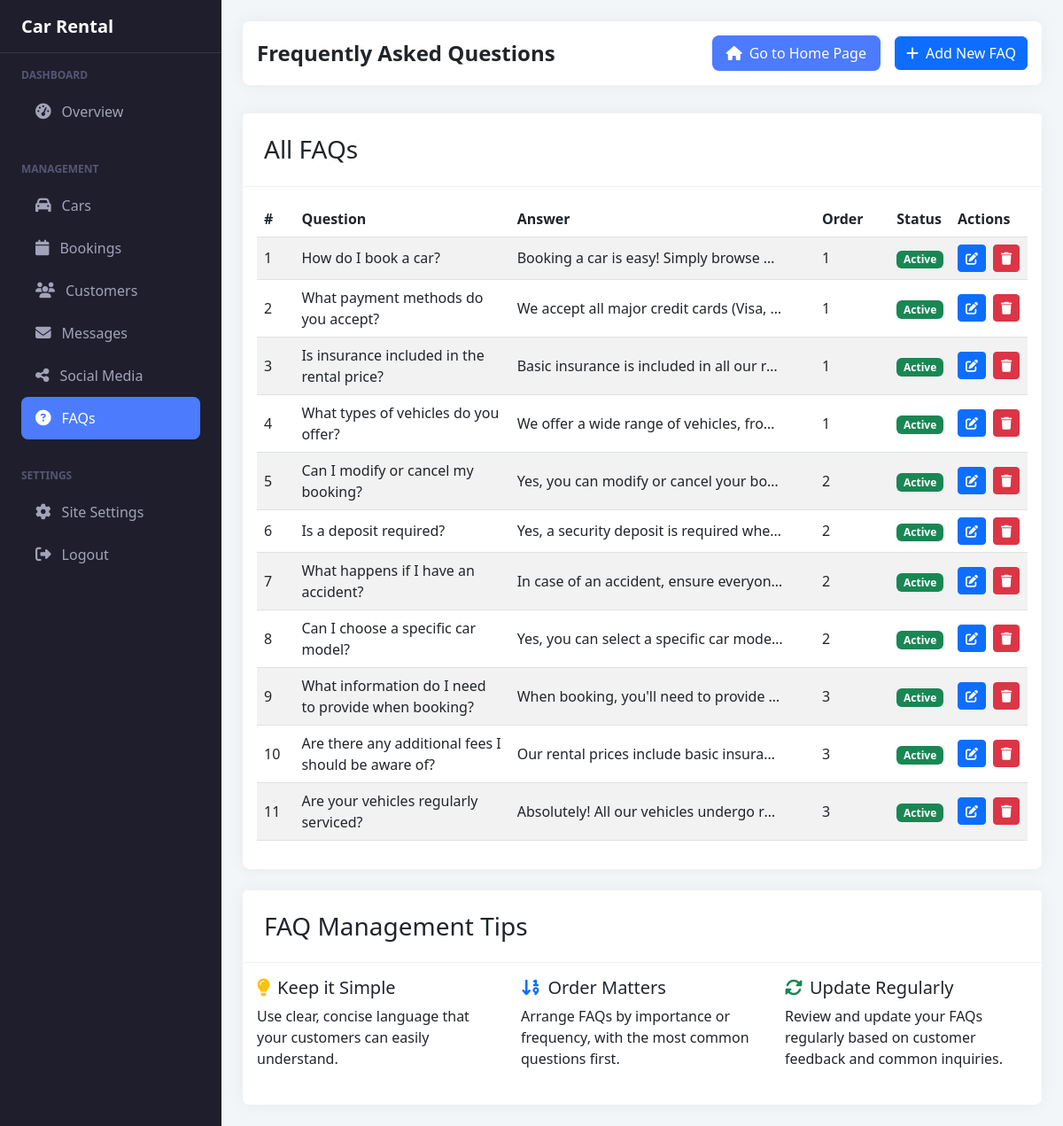
Page /dashboard/faq/ (signed in) on the committed database.
### rentals/models.py (models this page shows, shortened)
class FAQ(models.Model):
    question = models.CharField(max_length=255)
    answer = models.TextField()
    is_active = models.BooleanField(default=True)
    order = models.PositiveIntegerField(default=0, help_text="Order in which the FAQ appears")
    class Meta:
        verbose_name = 'FAQ'
        verbose_name_plural = 'FAQs'
        ordering = ['order', 'id']

### rentals/views.py (the view)
# urls.py: path('dashboard/faq/', views.admin_faqs_list, name='admin_faqs_list'),
@login_required
def admin_faqs_list(request):
    if not request.user.is_staff:
        return redirect('home')
    faqs = FAQ.objects.all()
    context = {
        'faqs': faqs,
        'section': 'faqs'
    }
    return render(request, 'rentals/admin/faqs_list.html', context)

### rentals/context_processors.py (called while the page is built)
def site_settings(request):
    return {
        'site_settings': SiteSettings.get_settings()
    }

def social_media_links(request):
    return {
        'social_media_links': SocialMedia.objects.filter(is_active=True)
    }

def faqs(request):
    return {
        'global_faqs': FAQ.objects.filter(is_active=True).order_by('order', 'id')[:5]
    }

### rentals/models.py (called while the page is built)
    @classmethod
    def get_settings(cls):
        return cls.objects.first() or cls.objects.create()

### templates/rentals/admin/faqs_list.html (shortened to what this page needs)
{% extends 'rentals/admin/base.html' %}
{% load static %}
{% block page_title %}Frequently Asked Questions{% endblock %}
{% block page_actions %}
<a href="{% url 'admin_add_faq' %}" class="btn btn-primary">
    <i class="fas fa-plus me-2"></i>Add New FAQ
</a>
{% endblock %}
{% block content %}
<div class="card">
    <div class="card-header d-flex justify-content-between align-items-center">
        <h3 class="card-title mb-0">All FAQs</h3>
    </div>
    <div class="card-body">
        {% if faqs %}
        <div class="table-responsive">
            <table class="table table-striped table-hover align-middle">
                <thead>
                    <tr>
                        <th style="width: 5%">#</th>
                        <th style="width: 30%">Question</th>
                        <th style="width: 40%">Answer</th>
                        <th style="width: 10%">Order</th>
                        <th style="width: 5%">Status</th>
                        <th style="width: 10%">Actions</th>
                    </tr>
                </thead>
                <tbody>
                    {% for faq in faqs %}
                    <tr>
                        <td>{{ forloop.counter }}</td>
                        <td>{{ faq.question }}</td>
                        <td>
                            <div class="text-truncate" style="max-width: 300px;">
                                {{ faq.answer|truncatechars:100 }}
                            </div>
                        </td>
                        <td>{{ faq.order }}</td>
                        <td>
                            {% if faq.is_active %}
                            <span class="badge bg-success">Active</span>
                            {% else %}
                            <span class="badge bg-secondary">Inactive</span>
                            {% endif %}
                        </td>
                        <td>
                            <div class="d-flex gap-2">
                                <a href="{% url 'admin_edit_faq' faq.id %}" class="btn btn-sm btn-primary">
                                    <i class="fas fa-edit"></i>
                                </a>
                                <a href="{% url 'admin_delete_faq' faq.id %}" class="btn btn-sm btn-danger">
                                    <i class="fas fa-trash"></i>
                                </a>
                            </div>
                        </td>
                    </tr>
                    {% endfor %}
                </tbody>
            </table>
        </div>
        {% endif %}
    </div>
</div>
<div class="card mt-4">
    <div class="card-header">
        <h3 class="card-title mb-0">FAQ Management Tips</h3>
    </div>
    <div class="card-body">
        <div class="row">
            <div class="col-md-4">
                <div class="mb-4">
                    <h5><i class="fas fa-lightbulb text-warning me-2"></i>Keep it Simple</h5>
                    <p>Use clear, concise language that your customers can easily understand.</p>
                </div>
            </div>
            <div class="col-md-4">
                <div class="mb-4">
                    <h5><i class="fas fa-sort-numeric-down text-primary me-2"></i>Order Matters</h5>
                    <p>Arrange FAQs by importance or frequency, with the most common questions first.</p>
                </div>
            </div>
            <div class="col-md-4">
                <div class="mb-4">
                    <h5><i class="fas fa-sync-alt text-success me-2"></i>Update Regularly</h5>
                    <p>Review and update your FAQs regularly based on customer feedback and common inquiries.</p>
                </div>
            </div>
        </div>
    </div>
</div>
{% endblock %}

### templates/rentals/admin/base.html (style rules this page uses)
:root { --sidebar-width: 250px; --header-height: 60px; --primary-color: #4C7BFD; --sidebar-bg: #1E1E2D; --sidebar-color: #A2A3B7; --sidebar-hover: #2A2A3C; }
body { min-height: 100vh; background-color: #F3F6F9; }
.card { border: none; border-radius: 0.475rem; box-shadow: 0 0 20px rgba(0,0,0,0.05); }
.card-header { background: white; border-bottom: 1px solid #EFF2F5; padding: 1.5rem; }

### rows in the picture
FAQ: question "How do I book a car?", answer "Booking a car is easy! Simply browse…", order "1", is_active "Active"
FAQ: question "What payment methods do you accept?", answer "We accept all major credit cards (Visa,…", order "1", is_active "Active"
FAQ: question "Is insurance included in the rental price?", answer "Basic insurance is included in all our r…", order "1", is_active "Active"
FAQ: question "What types of vehicles do you offer?", answer "We offer a wide range of vehicles, fro…", order "1", is_active "Active"
FAQ: question "Can I modify or cancel my booking?", answer "Yes, you can modify or cancel your bo…", order "2", is_active "Active"
FAQ: question "Is a deposit required?", answer "Yes, a security deposit is required whe…", order "2", is_active "Active"
FAQ: question "What happens if I have an accident?", answer "In case of an accident, ensure everyon…", order "2", is_active "Active"
FAQ: question "Can I choose a specific car model?", answer "Yes, you can select a specific car mode…", order "2", is_active "Active"
FAQ: question "What information do I need to provide when booking?", answer "When booking, you'll need to provide…", order "3", is_active "Active"
FAQ: question "Are there any additional fees I should be aware of?", answer "Our rental prices include basic insura…", order "3", is_active "Active"
FAQ: question "Are your vehicles regularly serviced?", answer "Absolutely! All our vehicles undergo r…", order "3", is_active "Active"

### other values in the picture
{{ site_settings.site_name|default:"Car Rental" }} "Car Rental"
